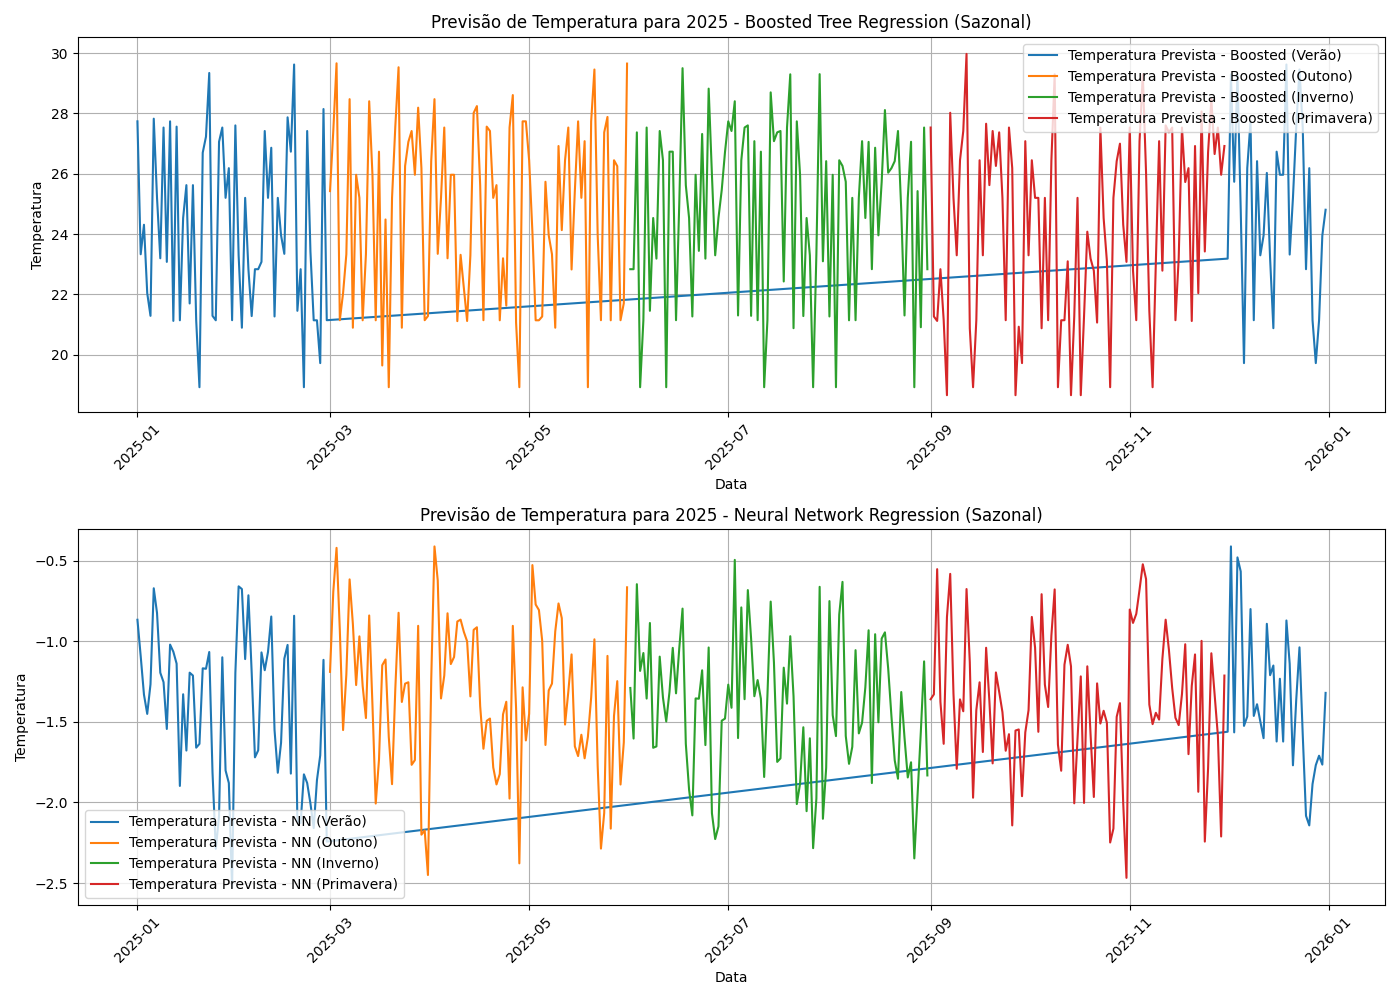

The Python source for this figure:
import pandas as pd
import numpy as np
import matplotlib.pyplot as plt
from sklearn.model_selection import train_test_split
from sklearn.ensemble import GradientBoostingRegressor
from sklearn.neural_network import MLPRegressor
from sklearn.metrics import mean_squared_error

# Carregar os dados do arquivo Excel com dados de 2020 a 2024
df = pd.read_excel('dados.xlsx')

# Remover espaços em branco nos nomes das colunas
df.columns = df.columns.str.strip()

# Remover linhas com NaN nas colunas relevantes
df = df.dropna(subset=['Dia', 'Temperatura', 'Umidade', 'Velocidade do Vento'])

# Garantir que a coluna 'Dia' seja do tipo numérico
df['Dia'] = pd.to_numeric(df['Dia'], errors='coerce')

# Remover quaisquer NaN resultantes da conversão
df = df.dropna(subset=['Dia', 'Temperatura', 'Umidade', 'Velocidade do Vento'])

# Ler colunas 'Dia', 'Umidade', 'Velocidade do Vento' e 'Temperatura'
X = df[['Dia', 'Umidade', 'Velocidade do Vento']]  # Entradas
y = df['Temperatura']  # Saída

# Dividir os dados em conjuntos de treino e teste
X_train, X_test, y_train, y_test = train_test_split(X, y, test_size=0.2, random_state=42)

# Criar e treinar o modelo de Boosted Tree Regression
boosted_model = GradientBoostingRegressor(n_estimators=100, learning_rate=0.1, max_depth=3, random_state=42)
boosted_model.fit(X_train, y_train)

# Criar e treinar o modelo de Neural Network Regression
nn_model = MLPRegressor(hidden_layer_sizes=(100, 100), max_iter=1000, random_state=42)
nn_model.fit(X_train, y_train)

# Previsões para 2025 segmentado por estações do ano
datas_2025 = pd.date_range(start='2025-01-01', end='2025-12-31', freq='D')

# Função para identificar a estação do ano com base no mês
def estacao_do_ano(mes):
    if mes in [12, 1, 2]:
        return 'Verão'
    elif mes in [3, 4, 5]:
        return 'Outono'
    elif mes in [6, 7, 8]:
        return 'Inverno'
    elif mes in [9, 10, 11]:
        return 'Primavera'

# Criar um DataFrame para armazenar os dados de previsão para 2025
novos_dados = pd.DataFrame({
    'Dia': datas_2025.day,  # Extrair o dia do mês
    'Mes': datas_2025.month,
    'Umidade': np.random.randint(40, 100, size=len(datas_2025)),  # Simulando umidade
    'Velocidade do Vento': np.random.randint(0, 20, size=len(datas_2025))  # Simulando velocidade do vento
})

# Adicionar a estação do ano ao DataFrame
novos_dados['Estacao'] = novos_dados['Mes'].apply(estacao_do_ano)

# Fazer previsões para 2025 usando o modelo de Boosted Tree Regression
previsoes_boosted = boosted_model.predict(novos_dados[['Dia', 'Umidade', 'Velocidade do Vento']])

# Fazer previsões para 2025 usando o modelo de Neural Network Regression
previsoes_nn = nn_model.predict(novos_dados[['Dia', 'Umidade', 'Velocidade do Vento']])

# Adicionar as previsões ao DataFrame
novos_dados['Temperatura Prevista - Boosted'] = previsoes_boosted
novos_dados['Temperatura Prevista - NN'] = previsoes_nn

# Adicionar a coluna de data ao DataFrame
novos_dados['Data'] = datas_2025

# Exibir as previsões
print(novos_dados[['Data', 'Estacao', 'Temperatura Prevista - Boosted', 'Temperatura Prevista - NN', 'Umidade', 'Velocidade do Vento']])

# Salvar previsões em um arquivo Excel
novos_dados.to_excel('previsoes_temperatura_sorocaba_2025.xlsx', index=False)

# Gerar gráficos das previsões para 2025 segmentado por estação

plt.figure(figsize=(14, 10))

# Gráfico de previsões com Boosted Tree segmentado por estação
plt.subplot(2, 1, 1)
for estacao in ['Verão', 'Outono', 'Inverno', 'Primavera']:
    plt.plot(novos_dados[novos_dados['Estacao'] == estacao]['Data'], 
             novos_dados[novos_dados['Estacao'] == estacao]['Temperatura Prevista - Boosted'], 
             label=f'Temperatura Prevista - Boosted ({estacao})')
plt.title('Previsão de Temperatura para 2025 - Boosted Tree Regression (Sazonal)')
plt.xlabel('Data')
plt.ylabel('Temperatura')
plt.xticks(rotation=45)
plt.grid()
plt.legend()

# Gráfico de previsões com Neural Network segmentado por estação
plt.subplot(2, 1, 2)
for estacao in ['Verão', 'Outono', 'Inverno', 'Primavera']:
    plt.plot(novos_dados[novos_dados['Estacao'] == estacao]['Data'], 
             novos_dados[novos_dados['Estacao'] == estacao]['Temperatura Prevista - NN'], 
             label=f'Temperatura Prevista - NN ({estacao})')
plt.title('Previsão de Temperatura para 2025 - Neural Network Regression (Sazonal)')
plt.xlabel('Data')
plt.ylabel('Temperatura')
plt.xticks(rotation=45)
plt.grid()
plt.legend()

plt.tight_layout()  # Ajusta o layout para não cortar os rótulos
plt.show()  # Mostra o gráfico
